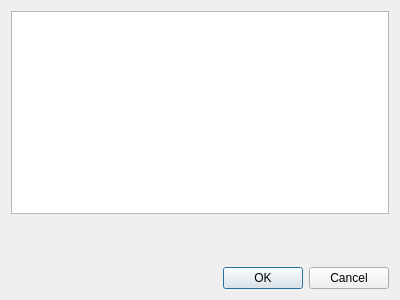
<?xml version="1.0" encoding="UTF-8"?>
<ui version="4.0">
 <class>QtShowPerspectiveDialog</class>
 <widget class="QDialog" name="QtShowPerspectiveDialog">
  <property name="geometry">
   <rect>
    <x>0</x>
    <y>0</y>
    <width>400</width>
    <height>300</height>
   </rect>
  </property>
  <property name="windowTitle">
   <string>Open Perspective</string>
  </property>
  <layout class="QVBoxLayout" name="verticalLayout">
   <item>
    <widget class="QListView" name="m_ListView">
     <property name="sizePolicy">
      <sizepolicy hsizetype="Expanding" vsizetype="Expanding">
       <horstretch>0</horstretch>
       <verstretch>5</verstretch>
      </sizepolicy>
     </property>
    </widget>
   </item>
   <item>
    <widget class="QLabel" name="m_Description">
     <property name="sizePolicy">
      <sizepolicy hsizetype="Preferred" vsizetype="Preferred">
       <horstretch>0</horstretch>
       <verstretch>1</verstretch>
      </sizepolicy>
     </property>
     <property name="text">
      <string/>
     </property>
     <property name="alignment">
      <set>Qt::AlignLeading|Qt::AlignLeft|Qt::AlignTop</set>
     </property>
     <property name="wordWrap">
      <bool>true</bool>
     </property>
    </widget>
   </item>
   <item>
    <widget class="QDialogButtonBox" name="m_ButtonBox">
     <property name="orientation">
      <enum>Qt::Horizontal</enum>
     </property>
     <property name="standardButtons">
      <set>QDialogButtonBox::Cancel|QDialogButtonBox::Ok</set>
     </property>
    </widget>
   </item>
  </layout>
 </widget>
 <resources/>
 <connections>
  <connection>
   <sender>m_ButtonBox</sender>
   <signal>accepted()</signal>
   <receiver>QtShowPerspectiveDialog</receiver>
   <slot>accept()</slot>
   <hints>
    <hint type="sourcelabel">
     <x>248</x>
     <y>254</y>
    </hint>
    <hint type="destinationlabel">
     <x>157</x>
     <y>274</y>
    </hint>
   </hints>
  </connection>
  <connection>
   <sender>m_ButtonBox</sender>
   <signal>rejected()</signal>
   <receiver>QtShowPerspectiveDialog</receiver>
   <slot>reject()</slot>
   <hints>
    <hint type="sourcelabel">
     <x>316</x>
     <y>260</y>
    </hint>
    <hint type="destinationlabel">
     <x>286</x>
     <y>274</y>
    </hint>
   </hints>
  </connection>
 </connections>
</ui>
